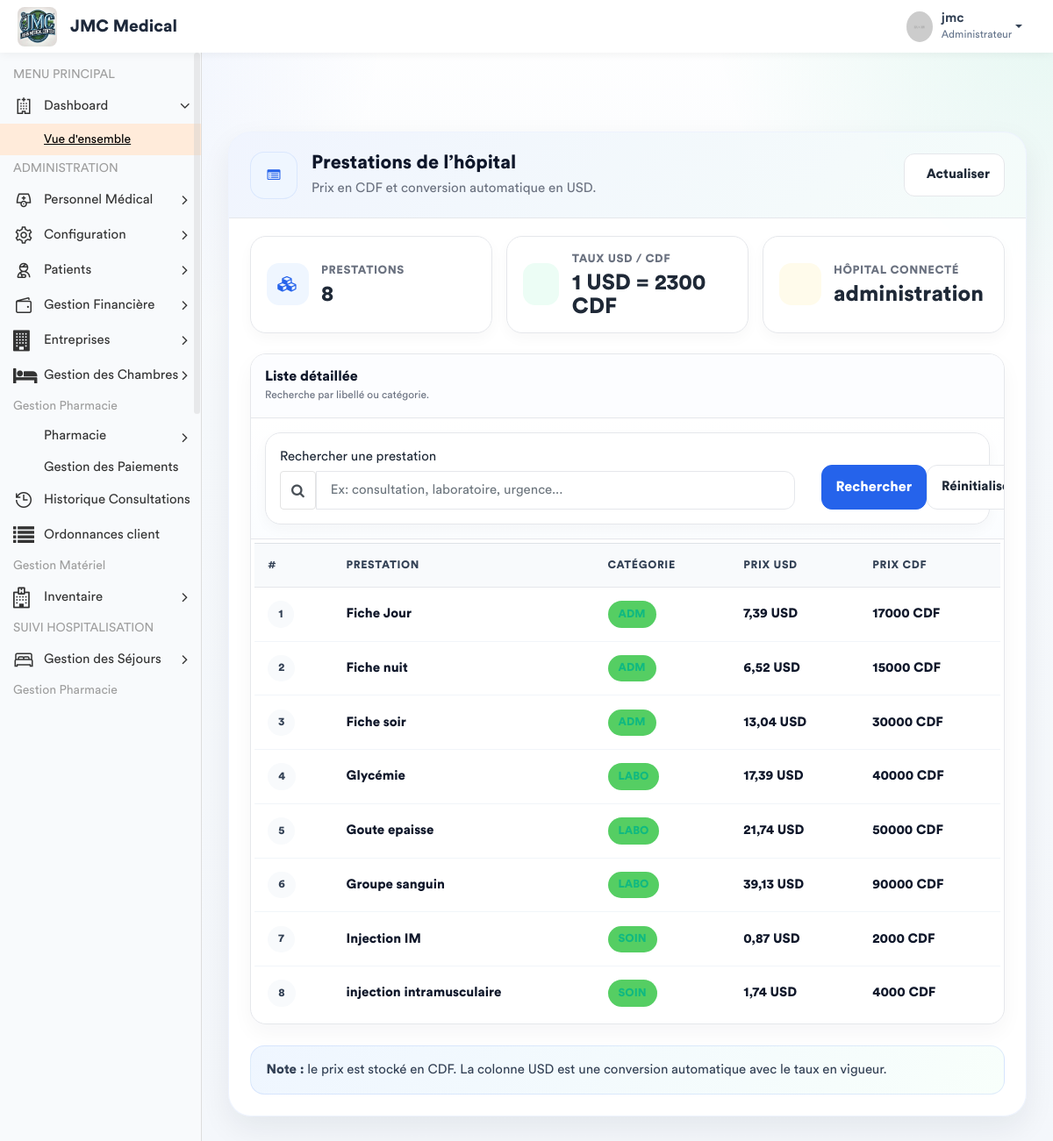
The app's page /prestations_receptionniste/ (signed in), older data.
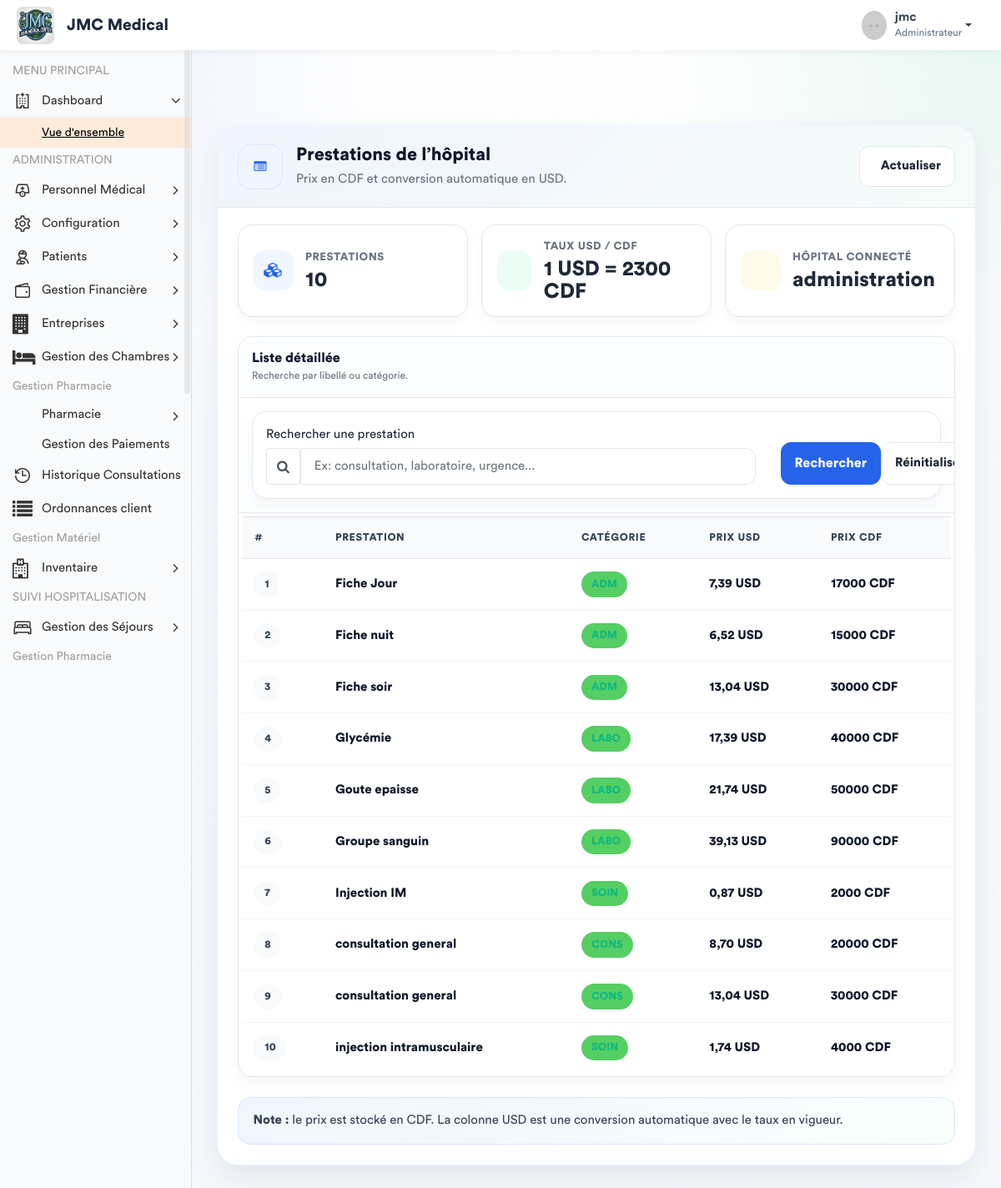
The same page, newer data.
### app/models.py (models this page shows, shortened)
class Prestation(models.Model):
    CATEGORIES = [
        ('ADM', 'Administratif'),
        ('CONS', 'Consultation'),
        ('LABO', 'Laboratoire'),
        ('SOIN', 'Soins'),
        ('ECHO', 'Échographie'),
        ('RADIO', 'Radiologie'),
        ('SCAN', 'Scanner'),
        ('IRM', 'IRM'),
        ('CARDIO', 'Cardiographie'),
        ('GYNECO', 'Gynécographie'),
        ('ONCO', 'Oncologie'),
        ('ORTHO', 'Orthopédie'),
        ('DERMA', 'Dermatologie'),
        ('OPHTA', 'Ophtalmologie'),
        ('PSY', 'Psychiatrie'),
        ('KINE', 'Rééducation / Kinésithérapie'),
        ('MED', 'Acte Médical'),
        ('CHIR', 'Acte Chirurgical'),
        ('CONS_MAT', 'Consultation Maternité'),
        ('MAT', 'Forfait Maternité / Accouchement'),
    ]
    libelle = models.CharField(max_length=200, verbose_name="Libellé")
    categorie = models.CharField(max_length=10, choices=CATEGORIES, verbose_name="Catégorie")
    prix = models.DecimalField(max_digits=10, decimal_places=2, default=Decimal('0.00'), verbose_name="Prix (CDF)")
    hopital =  models.ForeignKey(Hopital, on_delete= models.SET_NULL , null = True , related_name = 'hopital_prestation')
    valeur_normale = models.CharField(
        max_length=150, blank=True, null=True,
        verbose_name="Valeur Normale / Référence (Labo uniquement)",
        help_text="Ex: 70-110 mg/dl, Négatif, etc."
    )
    class Meta:
        verbose_name = "Prestation"
        verbose_name_plural = "Prestations"

### app/views.py (the view)
# urls.py: path('prestations_receptionniste/', views.liste_prestations_receptionniste, name='liste_prestations_receptionniste'),
@login_required
def liste_prestations_receptionniste(request):
    role = Fonction.objects.filter(userKey=request.user).select_related("hopital", "fonctionKey").first()
    user_hopital = role.hopital if role else None
    fonction_key = role.fonctionKey.roleName if role and role.fonctionKey else "Utilisateur"
    q = request.GET.get("q", "").strip()
    prestations = Prestation.objects.all().order_by("libelle")
    if not request.user.is_superuser:
        if user_hopital:
            prestations = prestations.filter(hopital=user_hopital)
        else:
            prestations = prestations.none()
    if q:
        prestations = prestations.filter(
            Q(libelle__icontains=q) |
            Q(categorie__icontains=q)
        )
    taux = ConfigurationHopital.get_taux()
    taux = Decimal(str(taux))  # 1 USD = taux CDF
    prestations_list = []
    for prestation in prestations:
        prix_cdf = prestation.prix or Decimal("0")
        prix_usd = prix_cdf / taux if taux else Decimal("0")
        prestations_list.append({
            "obj": prestation,
            "prix_usd": prix_usd,
            "prix_cdf": prix_cdf,
        })
    return render(request, "back-end/prestation/list_prestation_receptionniste.html", {
        "prestations": prestations,
        "prestations_list": prestations_list,
        "taux": taux,
        "fonctionKey": fonction_key,
        "user_hopital": user_hopital,
        "q": q,
    })

### app/models.py (called while the page is built)
    @classmethod
    def get_taux(cls):
        config = cls.objects.first()
        if config:
            return config.taux_usd_en_cdf
        return Decimal('2500.00')

### app/templates/back-end/prestation/list_prestation_receptionniste.html (shortened to what the changed rows need)
{% load static %}
<!DOCTYPE html>
<html lang="fr">
<head>
    {% include 'back-end/includes/css.html' %}
</head>
<body>
<div class="main-wrapper">
    <div class="page-wrapper">
        <div class="content container-fluid page-shell">
            <div class="hero-card">
                <div class="hero-top">
                    <div class="hero-left">
                        <div>
                            <h1 class="hero-title">Prestations de l’hôpital</h1>
                        </div>
                    </div>
                </div>
                <div class="metrics">
                    <div class="metric-grid">
                        <div class="metric-card">
                            <div>
                                <div class="metric-label">Prestations</div>
                                <div class="metric-value">{{ prestations.count }}</div>
                            </div>
                        </div>
                    </div>
                </div>
                <div class="content-card">
                    <div class="table-wrap table-responsive">
                        <table class="table table-hover align-middle mb-0">
                            <thead>
                                <tr>
                                    <th>#</th>
                                    <th>Prestation</th>
                                    <th>Catégorie</th>
                                    <th>Prix USD</th>
                                    <th>Prix CDF</th>
                                </tr>
                            </thead>
                            <tbody>
                                {% for item in prestations_list %}
                                    {% with prestation=item.obj %}
                                        <tr>
                                            <td><span class="badge-custom badge-light">{{ forloop.counter }}</span></td>
                                            <td>
                                                <div class="prestation-name">{{ prestation.libelle }}</div>
                                            </td>
                                            <td>
                                                {% if prestation.categorie %}
                                                    <span class="badge-custom badge-success">{{ prestation.categorie }}</span>
                                                {% else %}
                                                    <span class="text-muted">-</span>
                                                {% endif %}
                                            </td>
                                            <td><span class="money">{{ item.prix_usd|floatformat:2 }} USD</span></td>
                                            <td><span class="money">{{ item.prix_cdf|floatformat:0 }} CDF</span></td>
                                        </tr>
                                    {% endwith %}
                                {% endfor %}
                            </tbody>
                        </table>
                    </div>
                </div>
            </div>
        </div>
    </div>
</div>
</body>
</html>

Row changes from the older to the newer data that the page shows:
added Prestation: obj.libelle "consultation general", obj.categorie "CONS", prix_usd "8,70", prix_cdf "20000"
added Prestation: obj.libelle "consultation general", obj.categorie "CONS", prix_usd "13,04", prix_cdf "30000"
Text that changed along with them:
{{ prestations.count }}: "8" → "10"
